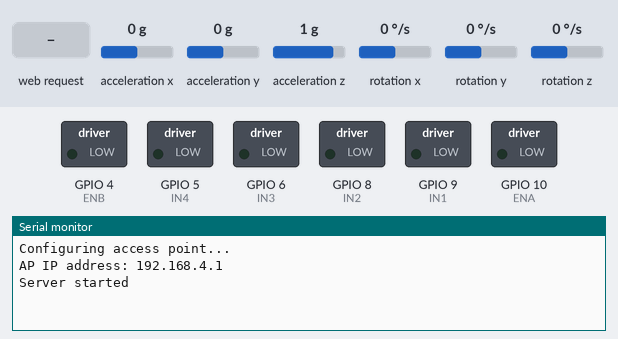
A sketch run on a simulated ESP32-S3. On the bench: switched loads named in the sketch (green lamp = pin HIGH), the last lines printed to the serial monitor. Wiring (inferred from the names in the program): MPU-6050 motion sensor at I2C address 0x68. The inputs (shaded band) are chosen by the test bench; at power-on: acceleration x 0 g, acceleration y 0 g, acceleration z 1 g, rotation x 0 °/s, rotation y 0 °/s, rotation z 0 °/s. WiFi joins after 1.5 s; servers stay silent unless stated.

Above: at 1.2 s.
1.3 s: HTTP request GET /w received
At 1.41 s:
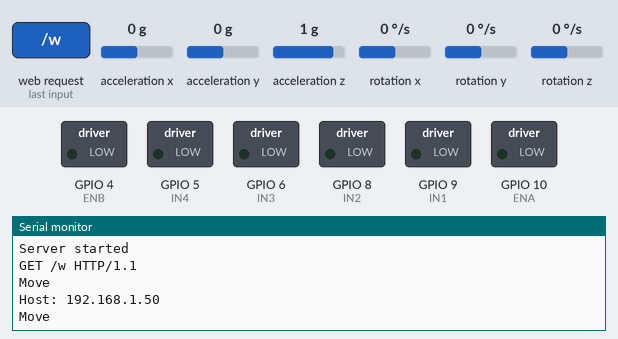
2.8 s: HTTP request GET /a received
At 2.83 s:
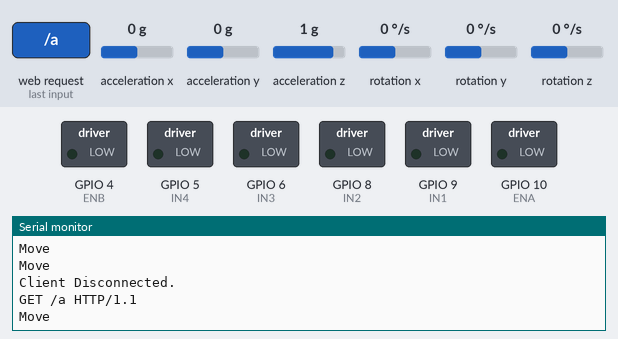
4.3 s: HTTP request GET /s received
At 4.36 s:
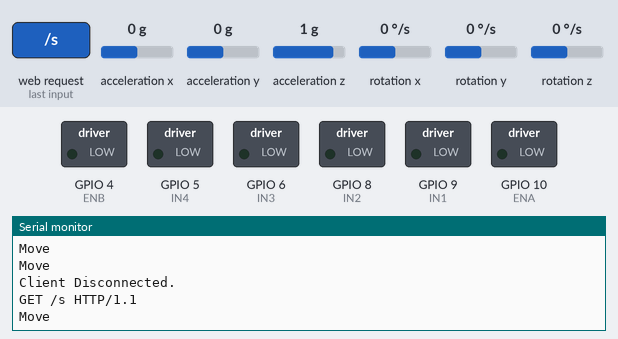

Measured:
- after the input at 1.3 s, the serial monitor: prints a new line at once (image 1)
- after the input at 2.8 s, the serial monitor: prints a new line at once (image 2)
- after the input at 4.3 s, the serial monitor: prints a new line after 0.06 s (image 3)

The sketch:

esp32_socket_test.ino
```cpp
/*
 WiFi Web Server LED Blink

 A simple web server that lets you blink an LED via the web.
 This sketch will print the IP address of your WiFi Shield (once connected)
 to the Serial monitor. From there, you can open that address in a web browser
 to turn on and off the LED on pin 5.

 If the IP address of your shield is yourAddress:
 http://yourAddress/H turns the LED on
 http://yourAddress/L turns it off

 This example is written for a network using WPA2 encryption. For insecure
 WEP or WPA, change the Wifi.begin() call and use Wifi.setMinSecurity() accordingly.

 Circuit:
 * WiFi shield attached
 * LED attached to pin 5

 created for arduino 25 Nov 2012
 by Tom Igoe

ported for sparkfun esp32
31.01.2017 by Jan Hendrik Berlin

 */
#include <Wire.h>
#include <WiFi.h>

// PIN SETUP

// MPU6050
// SCL 1 SDA 2

// UNO
// TX  17
// RX  18

#define MPU_SDA 2
#define MPU_SCL 1

// Motor Connections
#define ENA 10  // Right Side Motor
#define IN1 9
#define IN2 8
#define ENB 4  // Left Side Motor
#define IN3 6
#define IN4 5

// Motor Speed Rate (PWM)
const int minENA = 0;
const int maxENA = 255;
const int minENB = 0;
const int maxENB = 255;

static const char GO_FORWARD = 'w';
static const char GO_BACKWARD = 's';
static const char TURN_LEFT = 'a';
static const char TURN_RIGHT = 'd';
static const char RETURN_CHAR = '\n';

char direction;


const int MPU_ADDR = 0x68; // I2C address of the MPU-6050
int16_t AcX, AcY, AcZ, Tmp, GyX, GyY, GyZ;

const char *ssid = "yourAP";
const char *password = "yourPassword";

WiFiServer server(80);
WiFiClient client;

void setup()
{
  setupMPU();
  setupMotors();

  Serial.begin(115200);
  Serial1.begin(115200);
  // We start by connecting to a WiFi network

  Serial.println();
  Serial.println("Configuring access point...");

  // You can remove the password parameter if you want the AP to be open.
  // a valid password must have more than 7 characters
  if (!WiFi.softAP(ssid, password)) {
    log_e("Soft AP creation failed.");
    while(1);
  }
  IPAddress myIP = WiFi.softAPIP();
  Serial.print("AP IP address: ");
  Serial.println(myIP);
  server.begin();

  Serial.println("Server started");
}

void setupMPU() {
  Wire.begin(MPU_SDA, MPU_SCL, 100000); // sda, scl
  Wire.beginTransmission(MPU_ADDR);
  Wire.write(0x6B);  // PWR_MGMT_1 register
  Wire.write(0);     // set to zero (wakes up the MPU-6050)
  Wire.endTransmission(true);
}

void setupMotors() {
  // Motor pin set up
  pinMode(ENA, OUTPUT);
  pinMode(IN1, OUTPUT);
  pinMode(IN2, OUTPUT);
  pinMode(ENB, OUTPUT);
  pinMode(IN3, OUTPUT);
  pinMode(IN4, OUTPUT);

  // Start with motors off
  digitalWrite(IN1, LOW);
  digitalWrite(IN2, LOW);
  digitalWrite(IN3, LOW);
  digitalWrite(IN4, LOW);
  analogWrite(ENA, minENA);
  analogWrite(ENB, minENA);
}


void loop(){
 client = server.available();   // listen for incoming clients

  if (client) {                             // if you get a client,
    direction = '\n';
    while (client.connected()) {
      if (client.available()) {
        String s = client.readStringUntil('\n');
        Serial.println(s);
      }

      client.print("Move ");
      client.println(direction);
      Serial.print("Move ");
      Serial.println(direction);

      direction = '\n';
      readFromUno();

      moveCar(direction);
//        direction = checkEnd(currentLine);

      delay(100);
    }
    Serial.println("Client Disconnected.");
  }
}

char checkEnd(String line) {
  // Check to see if the client request was "GET /H" or "GET /L":
  if (line.endsWith("GET /w")) {
    moveForward();
  }
  else if (line.endsWith("GET /a")) {
    moveRight();
  }
  else if (line.endsWith("GET /s")) {
    moveBackward();
  }
  else if (line.endsWith("GET /d")) {
    moveLeft();
  }
  else {
    stopMotors();
  }
}

void moveCar(char direction) {
  // print datas here
  printAccGyro();
  switch (direction) {
    case RETURN_CHAR:
      stopMotors();
      break;
    case GO_FORWARD:
      moveForward();
      break;
    case GO_BACKWARD:
      moveBackward();
      break;
    case TURN_RIGHT:
      moveRight();
      break;
    case TURN_LEFT:
      moveLeft();
      break;
  }
  stopMotors();
}


// while이라 uno로 보낼 때 딜레이 생김
void readFromUno() {
  while (Serial1.available()){
    Serial.print("here is rfid");
    char c = Serial1.read();
    client.print(c);
    if (c == '\n') {
      return;
    }
  }
}

void motorAccel() {
  analogWrite(ENA, maxENA);
  analogWrite(ENB, maxENB);
}


void stopMotors() {
  digitalWrite(IN1, LOW);
  digitalWrite(IN2, LOW);
  digitalWrite(IN3, LOW);
  digitalWrite(IN4, LOW);

}


void moveForward() {
  digitalWrite(IN1, HIGH);
  digitalWrite(IN2, LOW);
  digitalWrite(IN3, HIGH);
  digitalWrite(IN4, LOW);

  motorAccel();
}


void moveBackward() {
  digitalWrite(IN1, LOW);
  digitalWrite(IN2, HIGH);
  digitalWrite(IN3, LOW);
  digitalWrite(IN4, HIGH);

  motorAccel();
}


void moveRight() {
  digitalWrite(IN1, HIGH);
  digitalWrite(IN2, LOW);
  digitalWrite(IN3, LOW);
  digitalWrite(IN4, HIGH);

  motorAccel();
}


void moveLeft() {
  digitalWrite(IN1, LOW);
  digitalWrite(IN2, HIGH);
  digitalWrite(IN3, HIGH);
  digitalWrite(IN4, LOW);

  motorAccel();
}


void printAccGyro() {
  Wire.beginTransmission(MPU_ADDR);
  Wire.write(0x3B);  // starting with register 0x3B (ACCEL_XOUT_H)
  Wire.endTransmission(false);
  Wire.requestFrom(MPU_ADDR, 14, true); // request a total of 14 registers
  AcX = Wire.read() << 8 | Wire.read(); // 0x3B (ACCEL_XOUT_H) & 0x3C (ACCEL_XOUT_L)
  AcY = Wire.read() << 8 | Wire.read(); // 0x3D (ACCEL_YOUT_H) & 0x3E (ACCEL_YOUT_L)
  AcZ = Wire.read() << 8 | Wire.read(); // 0x3F (ACCEL_ZOUT_H) & 0x40 (ACCEL_ZOUT_L)
  Tmp = Wire.read() << 8 | Wire.read(); // 0x41 (TEMP_OUT_H) & 0x42 (TEMP_OUT_L)
  GyX = Wire.read() << 8 | Wire.read(); // 0x3B (ACCEL_XOUT_H) & 0x3C (ACCEL_XOUT_L)
  GyY = Wire.read() << 8 | Wire.read(); // 0x3D (ACCEL_YOUT_H) & 0x3E (ACCEL_YOUT_L)
  GyZ = Wire.read() << 8 | Wire.read(); // 0x3F (ACCEL_ZOUT_H) & 0x40 (ACCEL_ZOUT_L)

  client.print("MPU ");
  client.print(AcX); client.print(",");
  client.print(AcY); client.print(",");
  client.print(AcZ); client.print(",");
  client.print(GyX); client.print(",");
  client.print(GyY); client.print(",");
  client.print(GyZ); client.print("\n");
}
```
